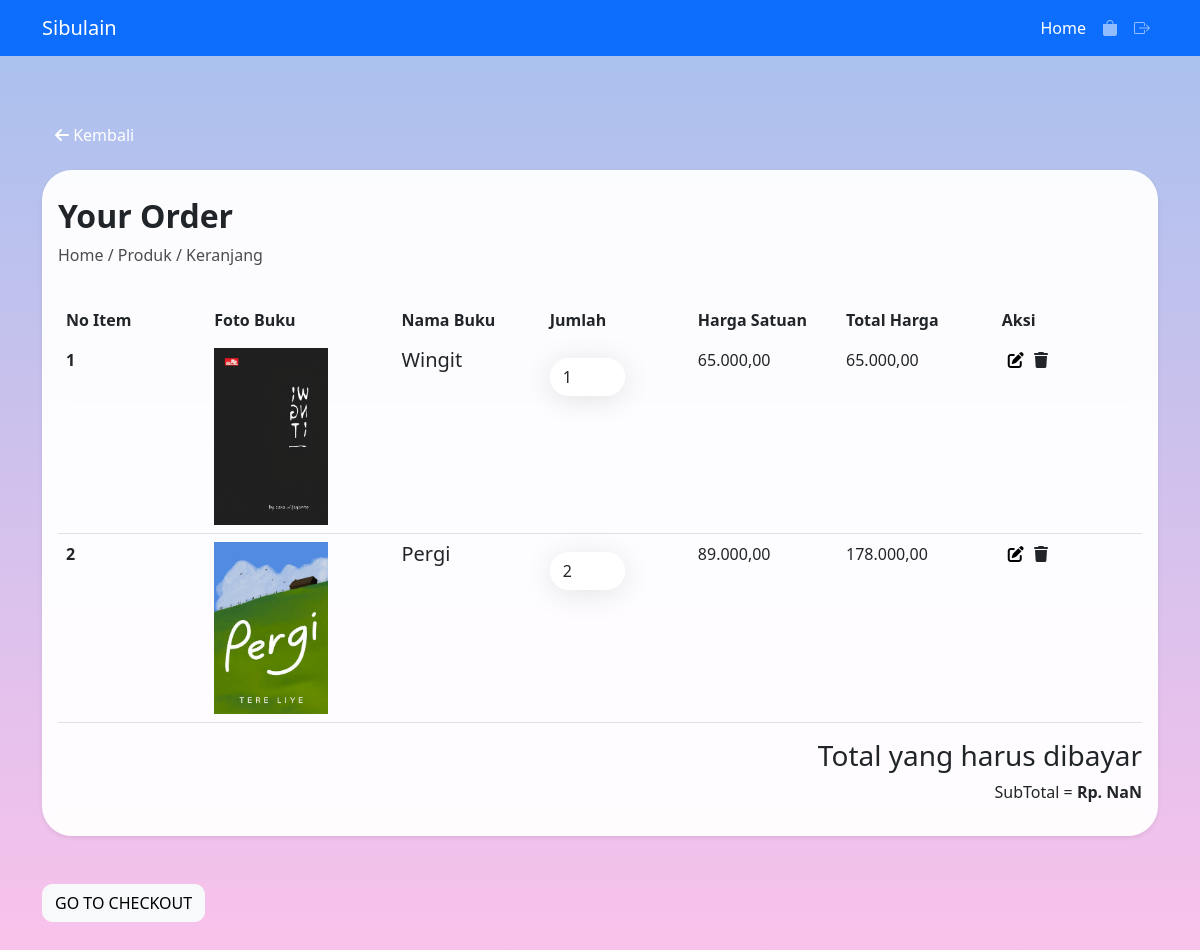
The app's page /keranjang.php (signed in), older data.
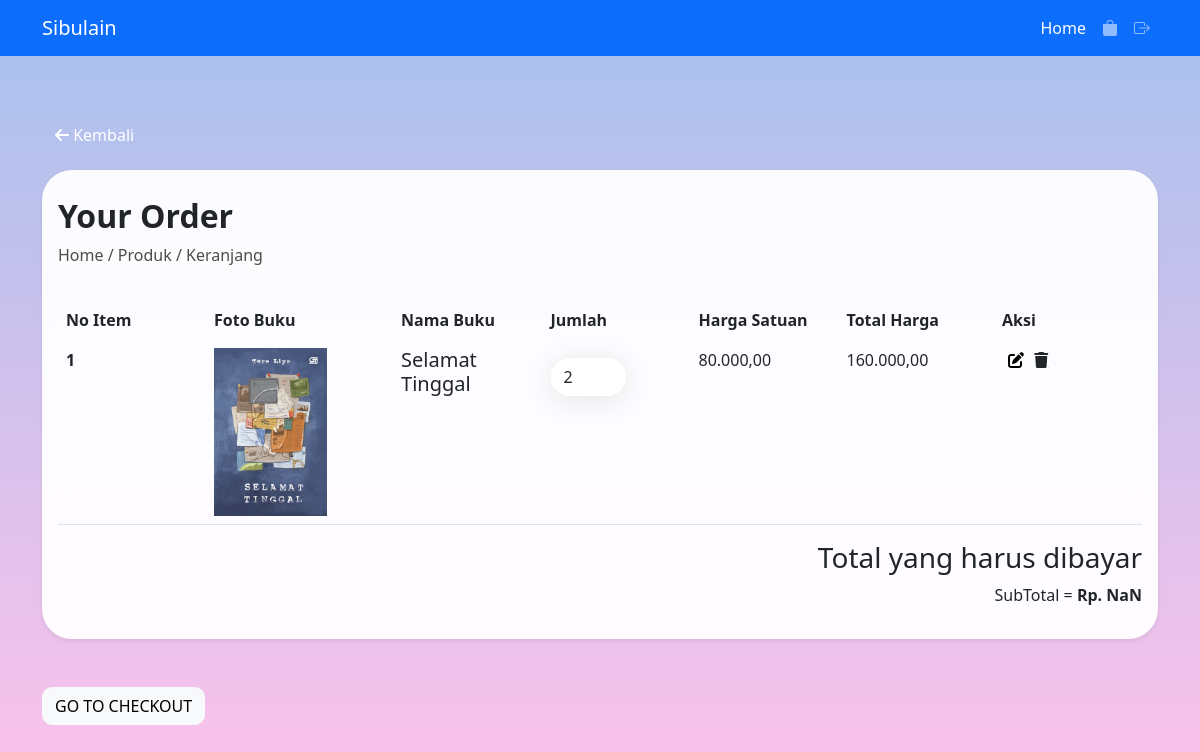
The same page, newer data.
### tables this page shows
CREATE TABLE `keranjang` (
  `id_keranjang` int(11) NOT NULL,
  `id_pengguna` int(11) NOT NULL,
  `id_buku` int(11) NOT NULL,
  `jumlah_buku` int(11) NOT NULL
);

CREATE TABLE `buku` (
  `kd_buku` int(11) NOT NULL,
  `foto` varchar(200) NOT NULL,
  `judul` varchar(100) NOT NULL,
  `deskripsi` varchar(200) NOT NULL,
  `pengarang` varchar(30) NOT NULL,
  `penerbit` varchar(20) NOT NULL,
  `stok` int(11) NOT NULL,
  `harga` bigint(20) NOT NULL
);

### keranjang.php (the view, shortened to what this page needs)
<?php
include 'koneksi.php';
require_once('components.php');
$components = new Components();
?>
<!DOCTYPE html>
<html lang="en">
   <head>
      <link href="https://cdn.jsdelivr.net/npm/bootstrap@5.0.2/dist/css/bootstrap.min.css" rel="stylesheet" />
   </head>
   <body>
    <?= $components->navbar() ?>
      <div class="container" style="padding-top: 5%;">
      <button type="button" class="btn btn-white" style="border-radius: 10px;" class="back"><a href="produk.php" >
      <i class="fas fa-arrow-left"></i>
      Kembali
      </a></button>
      <section class="section1">
         <div class="card border-0 shadow-sm mt-3">
            <div class="card-body">
               <h2 class="titleShop">Your Order</h2>
               <div class="menuPage">
                  <a href="" class="menu" >Home / </a>
                  <a href="" class="menu" >Produk / </a>
                  <a href="" class="menu" >Keranjang </a>
               </div>
               <div class="table-responsive">
                  <table class="table table-hover" id="tabelku">
                     <thead>
                        <tr>
                           <th class="col-1">No Item</th>
                           <th class="col-1">Foto Buku</th>
                           <th class="col-1">Nama Buku</th>
                           <th class="col-1">Jumlah</th>
                           <th class="col-1">Harga Satuan</th>
                           <th class="col-1">Total Harga</th>
                           <th class="col-1">Aksi</th>
                        </tr>
                     </thead>
                     <tbody>
                        <?php
                           $uname = $_SESSION['username'];
                           $query_id = mysqli_query($conn,"SELECT * FROM user WHERE username = '$uname'");
                           $ambil_id = mysqli_fetch_array($query_id);
                           $id_user = $ambil_id['id'];
                           $query_buku = mysqli_query($conn,"SELECT keranjang.id_keranjang,buku.judul,buku.harga,keranjang.jumlah_buku,buku.stok,buku.foto FROM keranjang
                           INNER JOIN buku ON keranjang.id_buku = buku.kd_buku
                           INNER JOIN user ON keranjang.id_pengguna = user.id
                           WHERE user.id = '$id_user'");
                           $no = 1;
                           while($ambil_data = mysqli_fetch_array($query_buku)){
                           ?>
                        <tr>
                           <th scope="row"><?= $no++ ?></th>
                           <td>
                              <img src="images/<?= $ambil_data['foto'] ?>" style="max-width: 3cm;" >
                           </td>
                           <td><h5><?= $ambil_data['judul'] ?></h5></td>
                           <td>
                              <form action="ubah_item_keranjang.php?id_keranjang=<?= $ambil_data['id_keranjang'] ?>" method="post">
                                 <input type="number" class="form-control" name="input" id="input1" value="<?= $ambil_data['jumlah_buku'] ?>" max="<?= $ambil_data['stok'] ?>" min="1" style="max-width: 2cm" />
                           </td>
                           <td><?= number_format($ambil_data['harga'],2,',','.') ?></td>
                           <td><?= number_format($ambil_data['harga'] * $ambil_data['jumlah_buku'],2,',','.') ?></td>
                           <td>
                           <button type="submit" class="fas fa-edit fa-1.5x" style="border: 0;background: none;"></button>
                           <a class="fas fa-trash fa-1.5x text-dark" onclick="confirm('Yakin Dihapus?')" href="hapus_item_keranjang.php?id_keranjang=<?= $ambil_data['id_keranjang'] ?>"></a>
                           </td>
                        </tr>
                        <?php
                           }
                           ?>
                     </tbody>
                  </table>
                  <h3 class="text-end">Total yang harus dibayar</h3>
                  <p class="text-end" id="total"></p>
               </div>
            </div>
      </section>
      <a class="btn btn-light my-5 " href="checkout.php" style="border-radius: 10px;" role="button">GO TO CHECKOUT</a>
      </div>
   </body>
</html>

### components.php (shortened to what this page needs)
<?php
class Components
{
    public $app_name = "Sibulain";
    public $auth;
    public function navbar()
    {
        if (isset($_SESSION['username'])) {
            $this->auth = '
            <a class="nav-link d-flex align-items-center" href="keranjang.php">
                <svg xmlns="http://www.w3.org/2000/svg" width="16" height="16" fill="currentColor" class="bi bi-bag-fill" viewBox="0 0 16 16">
                    <path d="M8 1a2.5 2.5 0 0 1 2.5 2.5V4h-5v-.5A2.5 2.5 0 0 1 8 1zm3.5 3v-.5a3.5 3.5 0 1 0-7 0V4H1v10a2 2 0 0 0 2 2h10a2 2 0 0 0 2-2V4h-3.5z"/>
                </svg>
                <div class="d-flex ms-2 d-md-none">Cart</div>
            </a>
            <a class="nav-link d-flex align-items-center" href="logout.php">
                <svg xmlns="http://www.w3.org/2000/svg" width="16" height="16" fill="currentColor" class="bi bi-box-arrow-right" viewBox="0 0 16 16">
                    <path fill-rule="evenodd" d="M10 12.5a.5.5 0 0 1-.5.5h-8a.5.5 0 0 1-.5-.5v-9a.5.5 0 0 1 .5-.5h8a.5.5 0 0 1 .5.5v2a.5.5 0 0 0 1 0v-2A1.5 1.5 0 0 0 9.5 2h-8A1.5 1.5 0 0 0 0 3.5v9A1.5 1.5 0 0 0 1.5 14h8a1.5 1.5 0 0 0 1.5-1.5v-2a.5.5 0 0 0-1 0v2z"/>
                    <path fill-rule="evenodd" d="M15.854 8.354a.5.5 0 0 0 0-.708l-3-3a.5.5 0 0 0-.708.708L14.293 7.5H5.5a.5.5 0 0 0 0 1h8.793l-2.147 2.146a.5.5 0 0 0 .708.708l3-3z"/>
                </svg>
                <div class="d-flex ms-2 d-md-none">Logout</div>
            </a>
            ';
        } else {
            $this->auth = '
            <a class="nav-link" href="login.php" role="button">Login</a>
            <a class="btn btn-light text-primary" href="registrasi.php" role="button">Register</a>
            ';
        }
        return '
            <nav class="navbar navbar-expand-lg navbar-dark bg-primary">
                <div class="container">
                    <a class="navbar-brand" href="/">' . $this->app_name . '</a>
                    <button class="navbar-toggler" type="button" data-bs-toggle="collapse" data-bs-target="#navbarNavAltMarkup" aria-controls="navbarNavAltMarkup" aria-expanded="false" aria-label="Toggle navigation">
                        <span class="navbar-toggler-icon"></span>
                    </button>
                    <div class="collapse navbar-collapse" id="navbarNavAltMarkup">
                        <div class="navbar-nav ms-auto">
                            <a class="nav-link active" href="index.php">
                                Home
                            </a>
                            ' . $this->auth . '
                        </div>
                    </div>
                </div>
            </nav>
        ';
    }
}

### keranjang.php (style rules this page uses)
body { background-image: linear-gradient(to top, #fbc2eb 0%, #a6c1ee 100%); }
button a { color: white; text-decoration: none; }
.titleShop { font-weight: 800; margin-top: 1%; }
.menu { color: #4c4c4c; text-decoration: none; }
.card, .form-control { background: rgba(255, 255, 255, 0.95); border-radius: 16px; box-shadow: 0 4px 30px rgba(0, 0, 0, 0.1); backdrop-filter: blur(10.6px); -webkit-backdrop-filter: blur(10.6px); border: 1px solid rgba(255, 255, 255, 10); -webkit-border-radius: 30px; -moz-border-radius: 30px; border-radius: 30px; }
table { margin-top: 3%; }
.card input, select { margin-top: 10px; }
.table-hover > thead > tr > th { border: none; }

Row changes from the older to the newer data that the page shows:
removed keranjang: id_buku.foto (picture), id_buku.judul "Wingit", input "1", id_buku.harga "65.000,00", $ambil_data['harga'] * $ambil_data['jumlah_buku'] "65.000,00"
removed keranjang: id_buku.foto (picture), id_buku.judul "Pergi", input "2", id_buku.harga "89.000,00", $ambil_data['harga'] * $ambil_data['jumlah_buku'] "178.000,00"
added keranjang: id_buku.foto (picture), id_buku.judul "Selamat Tinggal", input "2", id_buku.harga "80.000,00", $ambil_data['harga'] * $ambil_data['jumlah_buku'] "160.000,00"
